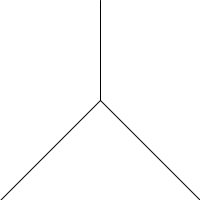
Frame 1 (no input)
Frame 60 (the mouse pressed at the canvas centre just before this capture): identical to frame 1, image omitted
Frame 120 (the mouse held since frame 60 and released just before this capture): identical to frame 1, image omitted

The Processing sketch that drew this single still picture (run headless with seeded random() and noise(); from frame 60 on, the mouse is pressed at the canvas centre):

// Processing sketch: processing_26432
// ── processing_26432.pde

float backgroundColour = 255;
float lineStroke = 0;
float lineX = 0;
float lineY = 100;
float lineZ = 200;


void setup() {
  size(200, 200); 
}

void draw() {
  background(backgroundColour);
  stroke(lineStroke);
  line(lineY, lineX, lineY, lineY);
  line(lineY, lineY, lineX, lineZ);
  line(lineY, lineY, lineZ, lineZ);
}
